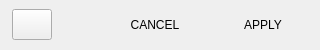
          <widget class="QFrame" name="frame_buttons">
           <property name="minimumSize">
            <size>
             <width>0</width>
             <height>50</height>
            </size>
           </property>
           <property name="maximumSize">
            <size>
             <width>3840</width>
             <height>50</height>
            </size>
           </property>
           <property name="frameShape">
            <enum>QFrame::Shape::NoFrame</enum>
           </property>
           <property name="frameShadow">
            <enum>QFrame::Shadow::Raised</enum>
           </property>
           <layout class="QGridLayout" name="gridLayout_8">
            <property name="leftMargin">
             <number>12</number>
            </property>
            <property name="topMargin">
             <number>0</number>
            </property>
            <property name="rightMargin">
             <number>12</number>
            </property>
            <property name="bottomMargin">
             <number>0</number>
            </property>
            <item row="0" column="0">
             <layout class="QHBoxLayout" name="horizontalLayout">
              <property name="spacing">
               <number>18</number>
              </property>
              <item alignment="Qt::AlignmentFlag::AlignLeft|Qt::AlignmentFlag::AlignVCenter">
               <widget class="QPushButton" name="buttonReset">
                <property name="minimumSize">
                 <size>
                  <width>40</width>
                  <height>31</height>
                 </size>
                </property>
                <property name="maximumSize">
                 <size>
                  <width>40</width>
                  <height>31</height>
                 </size>
                </property>
                <property name="toolTip">
                 <string>Reset</string>
                </property>
                <property name="text">
                 <string/>
                </property>
               </widget>
              </item>
              <item>
               <spacer name="horizontalSpacer">
                <property name="orientation">
                 <enum>Qt::Orientation::Horizontal</enum>
                </property>
                <property name="sizeHint" stdset="0">
                 <size>
                  <width>40</width>
                  <height>20</height>
                 </size>
                </property>
               </spacer>
              </item>
              <item>
               <widget class="QPushButton" name="buttonCancel">
                <property name="enabled">
                 <bool>true</bool>
                </property>
                <property name="sizePolicy">
                 <sizepolicy hsizetype="Fixed" vsizetype="Fixed">
                  <horstretch>0</horstretch>
                  <verstretch>0</verstretch>
                 </sizepolicy>
                </property>
                <property name="minimumSize">
                 <size>
                  <width>90</width>
                  <height>25</height>
                 </size>
                </property>
                <property name="maximumSize">
                 <size>
                  <width>90</width>
                  <height>25</height>
                 </size>
                </property>
                <property name="text">
                 <string>CANCEL</string>
                </property>
                <property name="autoDefault">
                 <bool>false</bool>
                </property>
                <property name="flat">
                 <bool>true</bool>
                </property>
               </widget>
              </item>
              <item>
               <widget class="QPushButton" name="buttonApply">
                <property name="enabled">
                 <bool>true</bool>
                </property>
                <property name="sizePolicy">
                 <sizepolicy hsizetype="Fixed" vsizetype="Fixed">
                  <horstretch>0</horstretch>
                  <verstretch>0</verstretch>
                 </sizepolicy>
                </property>
                <property name="minimumSize">
                 <size>
                  <width>90</width>
                  <height>25</height>
                 </size>
                </property>
                <property name="maximumSize">
                 <size>
                  <width>90</width>
                  <height>25</height>
                 </size>
                </property>
                <property name="text">
                 <string>APPLY</string>
                </property>
                <property name="autoDefault">
                 <bool>false</bool>
                </property>
                <property name="flat">
                 <bool>true</bool>
                </property>
               </widget>
              </item>
             </layout>
            </item>
           </layout>
          </widget>
